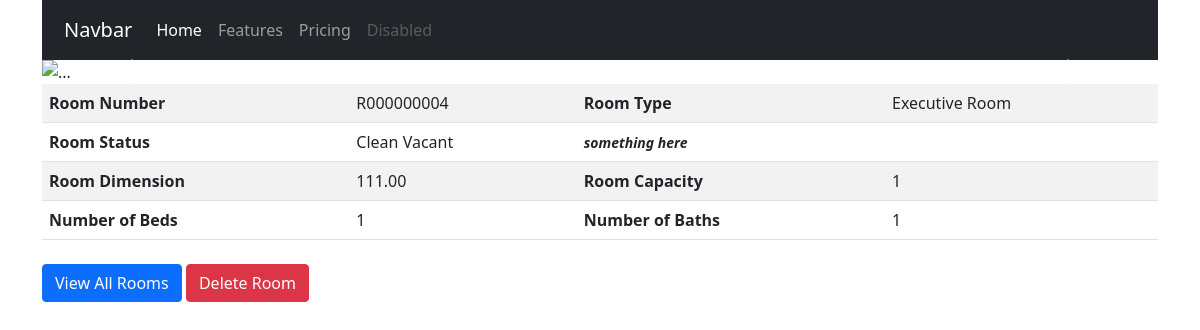
/rooms/r000000004/, run on an earlier commit of the app's database.
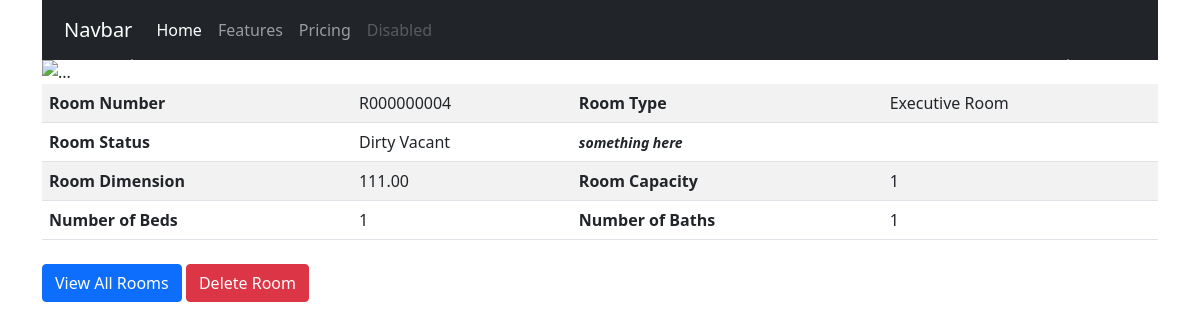
And on a later commit of the database.
### hotel/models.py (models this page shows, shortened)
class Room(models.Model):
    id = models.UUIDField(primary_key=True, default=uuid.uuid4, editable=False)
    roomstatus = models.CharField(_("Room Status"), max_length=2, choices=ROOMSTATUS, default='dv')
    roomnumber = models.CharField(_("Room Number"), max_length=50, default=generateRoomNumber, db_index=True, unique=True)
    roomnumber_url = models.SlugField(_("Room Number URL"), null=True)
    roomtype = models.ForeignKey(RoomType, on_delete=models.CASCADE, limit_choices_to={'roomtype_active': True}, related_name='rooms')
    roomcapacity = models.PositiveIntegerField(_("Room Capacity")) #todo: set max value for room capacity
    roombed = models.PositiveIntegerField(_("Number of Beds"))
    roombath = models.PositiveIntegerField(_("Number of Bath"))
    roomdimension = models.DecimalField(_("Dimension (in Square Feet)"), max_digits=5, decimal_places=2)
    roomextras = models.ManyToManyField(RoomExtra, verbose_name=_("List of Extra Items"))
    created_at = models.DateTimeField(_("Created At"), auto_now_add=True)
    last_updated = models.DateTimeField(_("Updated At"), auto_now=False)
    is_available = models.BooleanField(_("Room Available"), default=True)
    roomdate = models.DateTimeField(_("Empty Date Field"), blank=True, null=True)
    class Meta:
        verbose_name = _("Room")
        verbose_name_plural = _("Rooms")

class RoomType(models.Model):
    id = models.UUIDField(primary_key=True, default=uuid.uuid4, editable=False)
    roomtype_name = models.CharField(_("Name"), max_length=50)
    roomtype_cost = models.DecimalField(_("Cost of Room/Night"), max_digits=5, decimal_places=2)
    roomtype_cost1 = models.DecimalField(_("Cost of Room/Night 1"), max_digits=5, decimal_places=2, blank=True, null=True)
    roomtype_info = models.CharField(_("RoomType Info 1"), max_length=50, blank=True, null=True)
    roomtype_active = models.BooleanField(_("Is Active?"), default=True)
    class Meta:
        verbose_name = _("RoomType")
        verbose_name_plural = _("RoomTypes")
    def __str__(self):
        return self.roomtype_name

### hotel/views.py (the view)
# urls.py: path('<slug>/', RoomDetailView.as_view(), name='room_detail'),
class RoomDetailView(generic.DetailView):
    model = Room
    slug_field = 'roomnumber_url'
    context_object_name = 'room'
    template_name = 'rooms/roomdetail.html'

### templates/rooms/roomdetail.html (shortened to what this page needs)
{% extends 'base.html' %}
{% block content %}
    <div id="carouselExampleControls" class="carousel slide" data-bs-ride="carousel">
        <div class="carousel-inner">
        <div class="carousel-item active">
            <img src="..." class="d-block w-100" alt="...">
        </div>
        </div>
        <button class="carousel-control-prev" type="button" data-bs-target="#carouselExampleControls" data-bs-slide="prev">
        <span class="carousel-control-prev-icon" aria-hidden="true"></span>
        </button>
        <button class="carousel-control-next" type="button" data-bs-target="#carouselExampleControls" data-bs-slide="next">
        <span class="carousel-control-next-icon" aria-hidden="true"></span>
        </button>
    </div>
    <div class="room-items">
        <table class="table table-striped">
            <tbody>
              <tr>
                <th scope="row">Room Number</th>
                <td>{{ room.roomnumber }}</td>
                <th scope="row">Room Type</th>
                <td>{{ room.roomtype }}</td>
              </tr>
              <tr>
                <th scope="row">Room Status</th>
                <td>{{ room.get_roomstatus_display }}</td>
                <th scope="row"><i><small>something here</small></i></th>
                <td>
                </td>
              </tr>
              <tr>
                <th scope="row">Room Dimension</th>
                <td>{{ room.roomdimension }}</td>
                <th scope="row">Room Capacity</th>
                <td>{{ room.roomcapacity }}</td>
              </tr>
              <tr>
                <th scope="row">Number of Beds</th>
                <td>{{ room.roombed }}</td>
                <th scope="row">Number of Baths</th>
                <td>{{ room.roombath }}</td>
              </tr>
            </tbody>
        </table>
    </div>
    <div class="room-list">
        <a href="{% url 'room_list' %}"><button class="btn btn-primary">View All Rooms</button></a>
        <a href="{% url 'room_delete' room.roomnumber_url %}"><button class="btn btn-danger">Delete Room</button></a>
    </div>
{% endblock content %}

### templates/extras/base.html (shortened to what this page needs)
{% load static %}
<!DOCTYPE html>
<html lang="en">
<head>
    <link href="https://cdn.jsdelivr.net/npm/bootstrap@5.0.2/dist/css/bootstrap.min.css" rel="stylesheet"
>
    <link rel="stylesheet" href="{% static 'styles/main.css' %}">
</head>
<body>
    <div class="container">
        <nav class="navbar navbar-expand-lg navbar-dark bg-dark">
            <div class="container-fluid">
              <a class="navbar-brand" href="#">Navbar</a>
              <div class="collapse navbar-collapse" id="navbarNav">
                <ul class="navbar-nav">
                  <li class="nav-item">
                    <a class="nav-link active" aria-current="page" href="#">Home</a>
                  </li>
                  <li class="nav-item">
                    <a class="nav-link" href="#">Features</a>
                  </li>
                  <li class="nav-item">
                    <a class="nav-link" href="#">Pricing</a>
                  </li>
                  <li class="nav-item">
                    <a class="nav-link disabled" href="#" tabindex="-1" aria-disabled="true">Disabled</a>
                  </li>
                </ul>
              </div>
            </div>
        </nav>
        {% block content %}
        {% endblock content %}
    </div>
</body>
</html>

### static/styles/main.css (style rules this page uses)
.navbar { padding: 10px; }
.btn { margin-top: 8px; }
.table>:not(caption)>*>* { padding: 7px 7px; }
table { width: 70px; }

What changed in the data, as far as the page shows it:
changed Room "Executive Room": roomstatus "Clean Vacant" → "Dirty Vacant"
